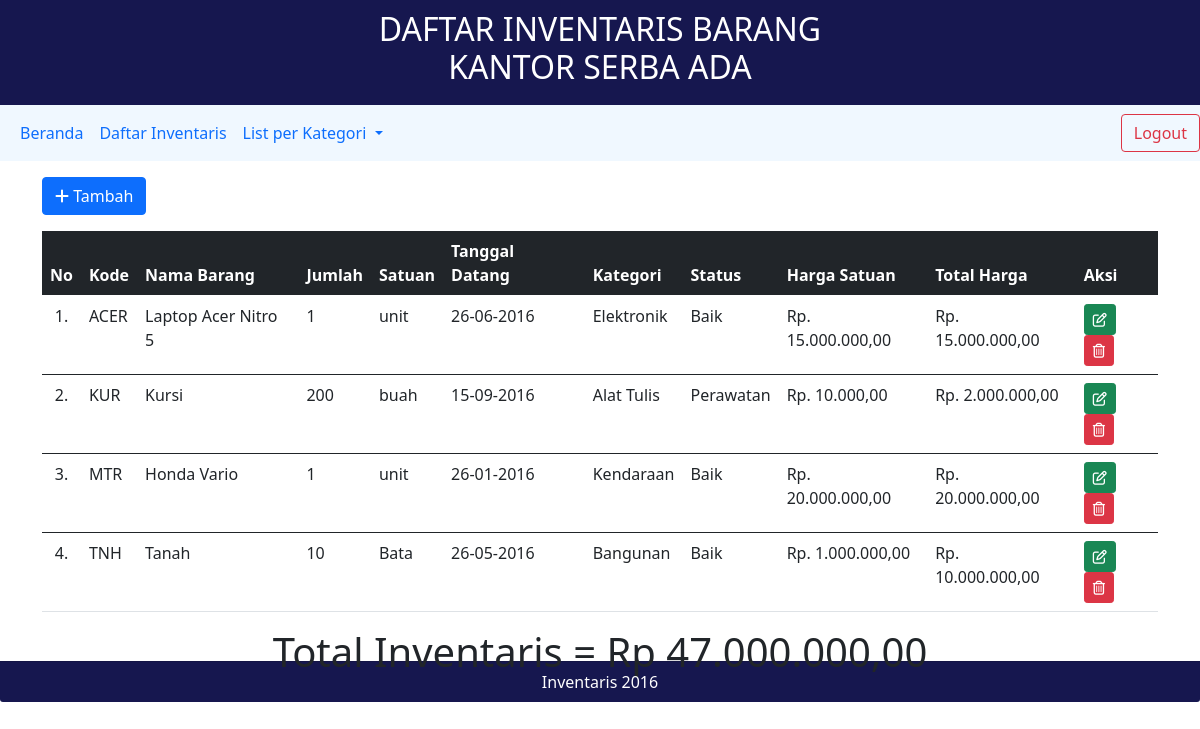
The page /inventaris.php (signed in) on the database its author committed.
### tables this page shows
CREATE TABLE `inventaris` (
  `kode_barang` varchar(10) NOT NULL,
  `nama_barang` varchar(30) NOT NULL,
  `jumlah` int(11) NOT NULL,
  `satuan` varchar(15) NOT NULL,
  `tgl_datang` date NOT NULL,
  `kategori` varchar(20) NOT NULL,
  `status_barang` varchar(20) NOT NULL,
  `harga` int(20) NOT NULL
);

### inventaris.php (the view, shortened to what this page needs)
<?php
    include "crud.php";
    $urut=1;
    $totalinventaris=0;
?>
<!DOCTYPE html>
<html lang="en">
<head>
  <link href="https://cdn.jsdelivr.net/npm/bootstrap@5.0.0-beta1/dist/css/bootstrap.min.css" rel="stylesheet">
  <link rel="stylesheet" href="style.css">
</head>
<body>
    <div class="header">
        <h2 >DAFTAR INVENTARIS BARANG <br> KANTOR SERBA ADA</h2>
    </div>
    <?php include("header.php") ?>
    <div class="container">
        <a class="btn btn-primary btn-sm-4 mt-3 mb-3" href="tambah.php"><i class="fas fa-plus"></i> Tambah</a>
        <table class="table">
            <thead class="table-dark">
                <th><center>No</center></th>
                <th>Kode</th>
                <th>Nama Barang</th>
                <th>Jumlah</th>
                <th>Satuan</th>
                <th>Tanggal Datang</th>
                <th>Kategori</th>
                <th>Status</th>
                <th>Harga Satuan</th>
                <th>Total Harga</th>
                <th>Aksi</th>
            </thead>
            <?php
            if(isset($_GET['cari'])){
                $cari = $_GET['cari'];
                $query = mysqli_query($koneksi, "SELECT * FROM inventaris WHERE kategori like'%".$cari."%' OR kode_barang like '%".$cari."%'");
            }else{
            $query = mysqli_query($koneksi,"SELECT * FROM inventaris");
            }
            while($data = mysqli_fetch_array($query)) {
            ?>
            <tbody>
                <tr>
                    <td><center><?php echo $urut?>.</center></td>
                    <td><?php echo "$data[kode_barang]"?></td>
                    <td><?php echo "$data[nama_barang]"?></td>
                    <td><?php echo "$data[jumlah]"?></td>
                    <td><?php echo "$data[satuan]"?></td>
                    <td> <?php echo date('d-m-Y', strtotime($data ['tgl_datang'])); ?></td>
                    <td><?php echo "$data[kategori]"?></td>
                    <td><?php echo "$data[status_barang]"?></td>
                    <td><?php echo 'Rp. ' . number_format($data['harga'], 0, ".", "."); ?>,00</td>
                    <td><?php $totalharga = $data['harga'] * $data['jumlah']; echo 'Rp. ' . number_format($totalharga, 0, ".", "."); ?>,00</td>
                    <td>
                        <a href="ubah.php?ubah=<?php echo "$data[kode_barang]"?>" class="btn btn-success btn-sm"><i class="far fa-edit"></i></a>
                        <a href="hapus.php?hapus=<?php echo "$data[kode_barang]"?>" class="btn btn-danger btn-sm"><i class="far fa-trash-alt"></i></a>
                    </td>
                    <?php
                    $urut++;
                    $totalinventaris = $totalinventaris+$totalharga;
                    ?>
                </tr>
            </tbody>
            <?php } ?>
        </table>
        <?php function rupiah($angka){
	    $hasil_rupiah = "Rp " . number_format($angka,2,',','.');
	    return $hasil_rupiah;
        }
        ?>
        <h1><center>Total Inventaris = <?php echo rupiah($totalinventaris);?></center></h1>
    </div>
    <div class="card-footer text-white">
    Inventaris 2016
    </div>
</body>

### header.php (shortened to what this page needs)
<nav class="navbar navbar-expand-lg">
    <div class="container-fluid">
        <div class="collapse navbar-collapse" id="navbarNavDropdown">
        <ul class="navbar-nav">
            <li class="nav-item">
            <a class="nav-link" href="home.php">Beranda</a>
            </li>
            <li class="nav-item">
            <a class="nav-link" aria-current="page" href="inventaris.php">Daftar Inventaris</a>
            </li>
            <li class="nav-item dropdown">
            <a class="nav-link dropdown-toggle" href="#" id="navbarDropdownMenuLink" role="button" data-bs-toggle="dropdown" aria-expanded="false">
            List per Kategori
            </a>
            </li>
        </ul>
        </div>
    </div>
    <div class="logout">
        <a class="btn btn-outline-danger" href="logout.php">Logout</a>
    </div>
</nav>

### style.css (style rules this page uses)
.header { width: 100%; height: 100%; display: block; background-color: #16174f; padding: 10px 20px; text-align: center; color: white; }
nav { background-color: aliceblue; }
.container { width: 100%; height: 500px; background-color: white; align-items: center; }
.card-footer { text-align: center; background-color: #16174f; }

### rows shown on the page
inventaris: kode_barang "ACER", nama_barang "Laptop Acer Nitro 5", jumlah "1", satuan "unit", tgl_datang "26-06-2016", kategori "Elektronik", status_barang "Baik", harga "15.000.000", totalharga "15.000.000"
inventaris: kode_barang "KUR", nama_barang "Kursi", jumlah "200", satuan "buah", tgl_datang "15-09-2016", kategori "Alat Tulis", status_barang "Perawatan", harga "10.000", totalharga "2.000.000"
inventaris: kode_barang "MTR", nama_barang "Honda Vario", jumlah "1", satuan "unit", tgl_datang "26-01-2016", kategori "Kendaraan", status_barang "Baik", harga "20.000.000", totalharga "20.000.000"
inventaris: kode_barang "TNH", nama_barang "Tanah", jumlah "10", satuan "Bata", tgl_datang "26-05-2016", kategori "Bangunan", status_barang "Baik", harga "1.000.000", totalharga "10.000.000"

### other values the page prints
rupiah($totalinventaris) "Rp 47.000.000,00"
